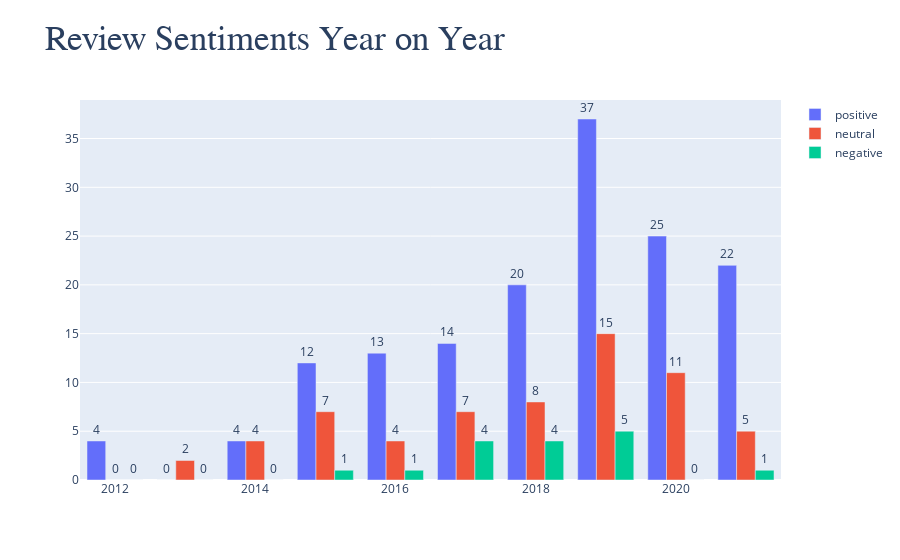

Notebook code cell kept with this figure:
### Code cell
positive_years = {int(key):value for (key,value) in positive_years.items()}
neutral_years = {int(key):value for (key,value) in neutral_years.items()}
negative_years = {int(key):value for (key,value) in negative_years.items()}

import collections
positive_dict = dict(collections.OrderedDict(sorted(positive_years.items())))
neutral_dict = dict(collections.OrderedDict(sorted(neutral_years.items())))
negative_dict = dict(collections.OrderedDict(sorted(negative_years.items())))

pos_x = [key for (key,value) in positive_dict.items()]
pos_y = [value for (key,value) in positive_dict.items()]
neu_x = [key for (key,value) in neutral_dict.items()]
neu_y = [value for (key,value) in neutral_dict.items()]
neg_x = [key for (key,value) in negative_dict.items()]
neg_y = [value for (key,value) in negative_dict.items()]

trace1 = go.Bar(x = pos_x, y = pos_y, name = 'positive', text = pos_y, textposition='outside')
trace2 = go.Bar(x = neu_x, y = neu_y, name = 'neutral', text = neu_y, textposition='outside')
trace3 = go.Bar(x = neg_x, y = neg_y, name = 'negative', text = neg_y, textposition='outside')

data = [trace1, trace2, trace3]

layout = go.Layout(title='Review Sentiments Year on Year', 
                   titlefont= dict(family='Arial', size=35),
                   barmode='group')

fig = go.Figure(data = data, layout=layout)

offline.iplot(fig)

### Figure 1 — Plotly figure (JSON) as saved in the notebook; plotly's stock layout.template omitted (floating-point values rounded to 4 significant figures)
{"data": [{"name": "positive", "text": ["4", "0", "4", "12", "13", "14", "20", "37", "25", "22"], "textposition": "outside", "type": "bar", "x": [2012, 2013, 2014, 2015, 2016, 2017, 2018, 2019, 2020, 2021], "y": [4, 0, 4, 12, 13, 14, 20, 37, 25, 22]}, {"name": "neutral", "text": ["0", "2", "4", "7", "4", "7", "8", "15", "11", "5"], "textposition": "outside", "type": "bar", "x": [2012, 2013, 2014, 2015, 2016, 2017, 2018, 2019, 2020, 2021], "y": [0, 2, 4, 7, 4, 7, 8, 15, 11, 5]}, {"name": "negative", "text": ["0", "0", "0", "1", "1", "4", "4", "5", "0", "1"], "textposition": "outside", "type": "bar", "x": [2012, 2013, 2014, 2015, 2016, 2017, 2018, 2019, 2020, 2021], "y": [0, 0, 0, 1, 1, 4, 4, 5, 0, 1]}], "layout": {"barmode": "group", "title": {"font": {"family": "Arial", "size": 35}, "text": "Review Sentiments Year on Year"}}}
